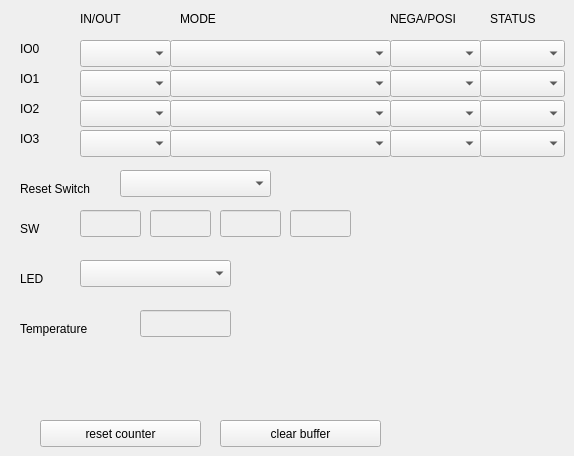
    <widget class="QWidget" name="IO">
     <attribute name="title">
      <string>IO</string>
     </attribute>
     <widget class="QLabel" name="label0701">
      <property name="geometry">
       <rect>
        <x>20</x>
        <y>40</y>
        <width>67</width>
        <height>17</height>
       </rect>
      </property>
      <property name="text">
       <string>IO0</string>
      </property>
     </widget>
     <widget class="QLabel" name="label0702">
      <property name="geometry">
       <rect>
        <x>20</x>
        <y>70</y>
        <width>67</width>
        <height>17</height>
       </rect>
      </property>
      <property name="text">
       <string>IO1</string>
      </property>
     </widget>
     <widget class="QLabel" name="label0703">
      <property name="geometry">
       <rect>
        <x>20</x>
        <y>100</y>
        <width>67</width>
        <height>17</height>
       </rect>
      </property>
      <property name="text">
       <string>IO2</string>
      </property>
     </widget>
     <widget class="QLabel" name="label0709">
      <property name="geometry">
       <rect>
        <x>20</x>
        <y>180</y>
        <width>101</width>
        <height>17</height>
       </rect>
      </property>
      <property name="text">
       <string>Reset Switch</string>
      </property>
     </widget>
     <widget class="QLabel" name="label0705">
      <property name="geometry">
       <rect>
        <x>80</x>
        <y>10</y>
        <width>67</width>
        <height>17</height>
       </rect>
      </property>
      <property name="text">
       <string>IN/OUT</string>
      </property>
     </widget>
     <widget class="QLabel" name="label0706">
      <property name="geometry">
       <rect>
        <x>180</x>
        <y>10</y>
        <width>67</width>
        <height>17</height>
       </rect>
      </property>
      <property name="text">
       <string>MODE</string>
      </property>
     </widget>
     <widget class="QLabel" name="label0707">
      <property name="geometry">
       <rect>
        <x>390</x>
        <y>10</y>
        <width>81</width>
        <height>17</height>
       </rect>
      </property>
      <property name="text">
       <string>NEGA/POSI</string>
      </property>
     </widget>
     <widget class="QLabel" name="label0708">
      <property name="geometry">
       <rect>
        <x>490</x>
        <y>10</y>
        <width>67</width>
        <height>17</height>
       </rect>
      </property>
      <property name="text">
       <string>STATUS</string>
      </property>
     </widget>
     <widget class="QLabel" name="label0704">
      <property name="geometry">
       <rect>
        <x>20</x>
        <y>130</y>
        <width>67</width>
        <height>17</height>
       </rect>
      </property>
      <property name="text">
       <string>IO3</string>
      </property>
     </widget>
     <widget class="QLabel" name="label0710">
      <property name="geometry">
       <rect>
        <x>20</x>
        <y>220</y>
        <width>67</width>
        <height>17</height>
       </rect>
      </property>
      <property name="text">
       <string>SW</string>
      </property>
     </widget>
     <widget class="QLabel" name="label0711">
      <property name="geometry">
       <rect>
        <x>20</x>
        <y>270</y>
        <width>41</width>
        <height>17</height>
       </rect>
      </property>
      <property name="text">
       <string>LED</string>
      </property>
     </widget>
     <widget class="QComboBox" name="io0InOut">
      <property name="geometry">
       <rect>
        <x>80</x>
        <y>40</y>
        <width>91</width>
        <height>27</height>
       </rect>
      </property>
     </widget>
     <widget class="QComboBox" name="io1InOut">
      <property name="geometry">
       <rect>
        <x>80</x>
        <y>70</y>
        <width>91</width>
        <height>27</height>
       </rect>
      </property>
     </widget>
     <widget class="QComboBox" name="io3Status">
      <property name="geometry">
       <rect>
        <x>480</x>
        <y>130</y>
        <width>85</width>
        <height>27</height>
       </rect>
      </property>
     </widget>
     <widget class="QComboBox" name="io3NegaPosi">
      <property name="geometry">
       <rect>
        <x>390</x>
        <y>130</y>
        <width>91</width>
        <height>27</height>
       </rect>
      </property>
     </widget>
     <widget class="QComboBox" name="io2Mode">
      <property name="geometry">
       <rect>
        <x>170</x>
        <y>100</y>
        <width>221</width>
        <height>27</height>
       </rect>
      </property>
     </widget>
     <widget class="QComboBox" name="io2InOut">
      <property name="geometry">
       <rect>
        <x>80</x>
        <y>100</y>
        <width>91</width>
        <height>27</height>
       </rect>
      </property>
     </widget>
     <widget class="QComboBox" name="io2Status">
      <property name="geometry">
       <rect>
        <x>480</x>
        <y>100</y>
        <width>85</width>
        <height>27</height>
       </rect>
      </property>
     </widget>
     <widget class="QComboBox" name="io2NegaPosi">
      <property name="geometry">
       <rect>
        <x>390</x>
        <y>100</y>
        <width>91</width>
        <height>27</height>
       </rect>
      </property>
     </widget>
     <widget class="QComboBox" name="io0Status">
      <property name="geometry">
       <rect>
        <x>480</x>
        <y>40</y>
        <width>85</width>
        <height>27</height>
       </rect>
      </property>
     </widget>
     <widget class="QComboBox" name="io3Mode">
      <property name="geometry">
       <rect>
        <x>170</x>
        <y>130</y>
        <width>221</width>
        <height>27</height>
       </rect>
      </property>
     </widget>
     <widget class="QComboBox" name="io1Mode">
      <property name="geometry">
       <rect>
        <x>170</x>
        <y>70</y>
        <width>221</width>
        <height>27</height>
       </rect>
      </property>
     </widget>
     <widget class="QComboBox" name="io1Status">
      <property name="geometry">
       <rect>
        <x>480</x>
        <y>70</y>
        <width>85</width>
        <height>27</height>
       </rect>
      </property>
     </widget>
     <widget class="QComboBox" name="io0NegaPosi">
      <property name="geometry">
       <rect>
        <x>390</x>
        <y>40</y>
        <width>91</width>
        <height>27</height>
       </rect>
      </property>
     </widget>
     <widget class="QComboBox" name="io0Mode">
      <property name="geometry">
       <rect>
        <x>170</x>
        <y>40</y>
        <width>221</width>
        <height>27</height>
       </rect>
      </property>
     </widget>
     <widget class="QComboBox" name="io1NegaPosi">
      <property name="geometry">
       <rect>
        <x>390</x>
        <y>70</y>
        <width>91</width>
        <height>27</height>
       </rect>
      </property>
     </widget>
     <widget class="QComboBox" name="io3InOut">
      <property name="geometry">
       <rect>
        <x>80</x>
        <y>130</y>
        <width>91</width>
        <height>27</height>
       </rect>
      </property>
     </widget>
     <widget class="QComboBox" name="ioResetSwitch">
      <property name="geometry">
       <rect>
        <x>120</x>
        <y>170</y>
        <width>151</width>
        <height>27</height>
       </rect>
      </property>
     </widget>
     <widget class="QComboBox" name="ioLed">
      <property name="geometry">
       <rect>
        <x>80</x>
        <y>260</y>
        <width>151</width>
        <height>27</height>
       </rect>
      </property>
     </widget>
     <widget class="QLabel" name="label0714">
      <property name="geometry">
       <rect>
        <x>20</x>
        <y>320</y>
        <width>101</width>
        <height>17</height>
       </rect>
      </property>
      <property name="text">
       <string>Temperature</string>
      </property>
     </widget>
     <widget class="QLineEdit" name="ioSw0">
      <property name="enabled">
       <bool>false</bool>
      </property>
      <property name="geometry">
       <rect>
        <x>80</x>
        <y>210</y>
        <width>61</width>
        <height>27</height>
       </rect>
      </property>
     </widget>
     <widget class="QLineEdit" name="ioSw1">
      <property name="enabled">
       <bool>false</bool>
      </property>
      <property name="geometry">
       <rect>
        <x>150</x>
        <y>210</y>
        <width>61</width>
        <height>27</height>
       </rect>
      </property>
     </widget>
     <widget class="QLineEdit" name="ioSw2">
      <property name="enabled">
       <bool>false</bool>
      </property>
      <property name="geometry">
       <rect>
        <x>220</x>
        <y>210</y>
        <width>61</width>
        <height>27</height>
       </rect>
      </property>
     </widget>
     <widget class="QLineEdit" name="ioSw3">
      <property name="enabled">
       <bool>false</bool>
      </property>
      <property name="geometry">
       <rect>
        <x>290</x>
        <y>210</y>
        <width>61</width>
        <height>27</height>
       </rect>
      </property>
     </widget>
     <widget class="QLineEdit" name="ioTemperature">
      <property name="enabled">
       <bool>false</bool>
      </property>
      <property name="geometry">
       <rect>
        <x>140</x>
        <y>310</y>
        <width>91</width>
        <height>27</height>
       </rect>
      </property>
     </widget>
     <widget class="QPushButton" name="ioResetCounter">
      <property name="geometry">
       <rect>
        <x>40</x>
        <y>420</y>
        <width>161</width>
        <height>27</height>
       </rect>
      </property>
      <property name="text">
       <string>reset counter</string>
      </property>
     </widget>
     <widget class="QPushButton" name="ioClearBuffer">
      <property name="geometry">
       <rect>
        <x>220</x>
        <y>420</y>
        <width>161</width>
        <height>27</height>
       </rect>
      </property>
      <property name="text">
       <string>clear buffer</string>
      </property>
     </widget>
    </widget>
